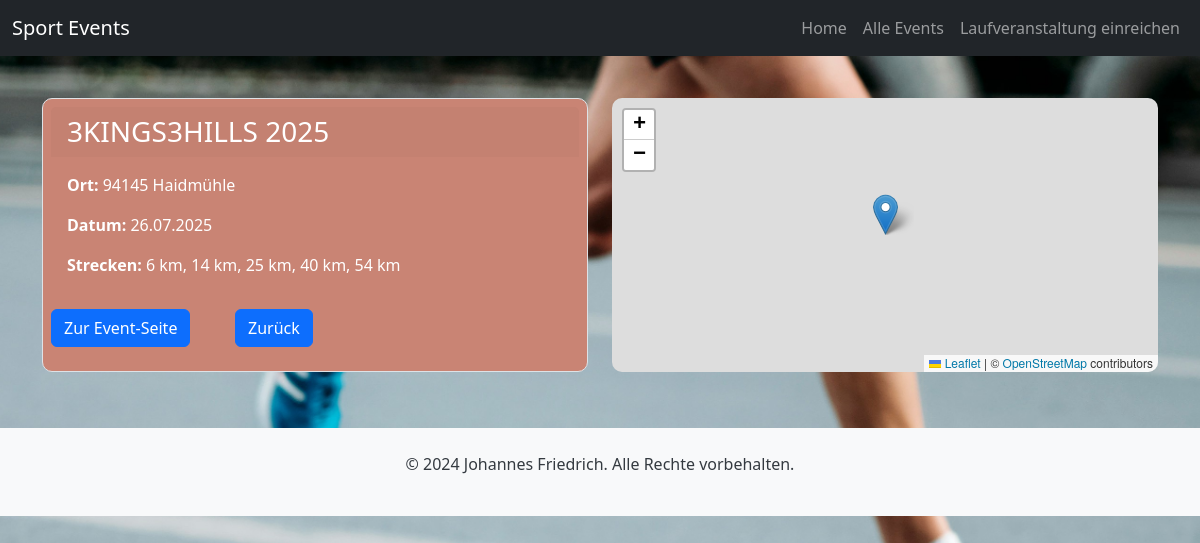
The page /event/49/ on the database its author committed.
### running_app/models.py (models this page shows, shortened)
class RunningEvent(models.Model):
    name = models.CharField(max_length=200)
    date = models.DateField()
    postal_code = models.CharField(max_length=200, null=True, blank=True)
    city = models.CharField(max_length=200)
    state = models.CharField(max_length=200, null=True, blank=True)
    description = models.TextField(null=True, blank=True, default="")
    distance = models.ManyToManyField("Distance", blank=True)
    latitude = models.DecimalField(max_digits=9, decimal_places=6, null=True, blank=True)
    longitude = models.DecimalField(max_digits=9, decimal_places=6, null=True, blank=True)
    url = models.URLField(null=True, blank=True)
    logo = models.URLField(null=True, blank=True)
    type = models.CharField(max_length=200, null=True, blank=True, default="running")
    source = models.ForeignKey("Source", on_delete=models.CASCADE, null =True, blank =True)
    created_at = models.DateTimeField(auto_now_add=True, blank=True, null=True)
    last_change = models.DateTimeField(auto_now=True, blank=True, null=True)
    class Meta:
        ordering = ['date']  # Standardmäßige Sortierung nach Datum (aufsteigend)

class Distance(models.Model):
    name = models.CharField(max_length=200, null =True)
    distance = models.DecimalField(default = None, max_digits=9, decimal_places=3, blank=True)
    class Meta:
        ordering = ['distance']  # Standardmäßige Sortierung nach Datum (aufsteigend)

### running_app/views.py (the view)
# urls.py: path('event/<int:id>/', views.event_detail, name='event_detail'),  # Detailansicht für ein Event
def event_detail(request, id):
    event = get_object_or_404(RunningEvent, id=id)
    data = {
        "id": id,
        "name": event.name,
        "date": event.date,
        "distance": ", ".join([str(d.name) for d in event.distance.all()]),
        "city": event.city,
        "longitude": event.longitude,
        "latitude": event.latitude}
    return render(request, 'running_app/event_detail.html',
                  {'event': event, 'data':data})

### running_app/templates/running_app/event_detail.html (shortened to what this page needs)
{% extends 'base.html' %}
{% block content %}
<div class="container mt-5">
    <div class="row">
        <div class="col-lg-6">
            <div class="card mb-2 p-2 event-box-red">
                <h3 class="card-header d-flex">{{ event.name }}</h3>
                <div class="card-body flex-column">
                    <p><strong>Ort: </strong>{{ event.postal_code }} {{ event.city }}</p>
                    <p><strong>Datum:</strong> {{ event.date|date:"d.m.Y" }}</p>
                    <p><strong>Strecken:</strong>
                        {% for d in event.distance.all %}
                        {{d.name}}{% if not forloop.last %},
                        {% endif %}
                        {% endfor %}
                    </p>
                </div>
                <div class="row">
                    <div class="col-md-4">
                        <a href="{{ event.url }}" class="btn btn-primary mb-3" target="_blank">Zur Event-Seite</a>
                    </div>
                    <div class="col-md-4">
                        <a href="{% url 'home' %}" class="btn btn-primary mb-3">Zurück</a>
                    </div>
                </div>
            </div>
        </div>
        <div class="col-lg-6 mb-2">
            <div class="map" id="map" style="height: 100%; width: 100%;"></div>
        </div>
    </div>
</div>
{% endblock %}

### rows shown on the page
RunningEvent: name "3KINGS3HILLS 2025", postal_code "94145", city "Haidmühle", date "26.07.2025"
Distance: name "6 km"
Distance: name "14 km"
Distance: name "25 km"
Distance: name "40 km"
Distance: name "54 km"
